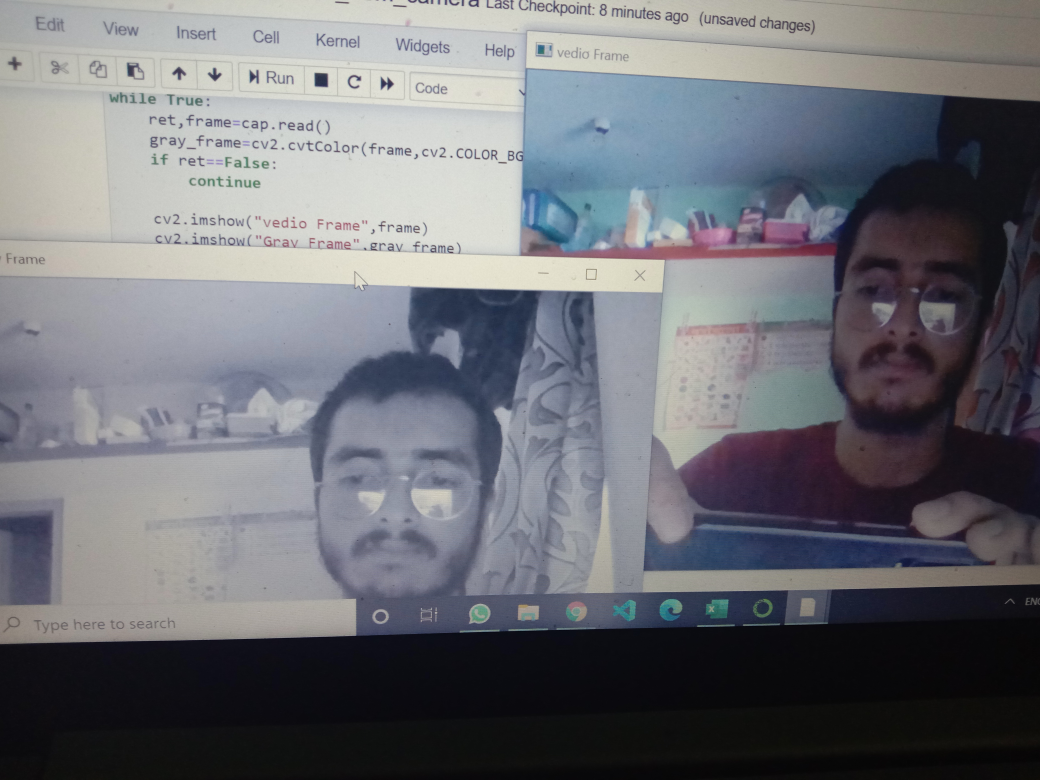
#> input picture face_recognition/IMG_20201004_121018[1].jpg, 4160 x 3120 px, given in place of the camera (shown at 1/4 size)
$ jupyter execute --allow-errors 'Preprocessing_and_geting_info_from_the_video_stream (2).ipynb'   (text cells are left out)
#> lines starting #> are read from the running program, lines starting #| are printed output that depends on the picture
[cell 1]
import cv2
import numpy as np
cap=cv2.VideoCapture(0)

#face detection
face_cascade=cv2.CascadeClassifier("haarcascade_frontalface_alt.xml")

while True:
    ret,frame=cap.read()
#> frame is the input picture: shape (3120, 4160, 3); mean B, G, R 116.9, 111.1, 109.8

    if ret==False:
        continue
    faces=face_cascade.detectMultiScale(frame,1.3,5)
#> faces = [[1216, 1570, 787, 787]]
    print(faces)
#| [[1216 1570  787  787]]

    for face in faces:
        x,y,w,h=face
        cv2.rectangle(frame,(x,y),(x+w,y+h),(0,255,255),2)
#> this loop made 1 pass

    cv2.imshow("Frame",frame)

    key_pressed=cv2.waitKey(1) & 0xFF
#> (key q is pressed here)
    if key_pressed == ord('q'):
        break

cap.release()
cv2.destroyAllWindows()


# In the output we are geting the Frame dimension ,along with the online vedion stream

[cell 2]
import numpy as np
cap=cv2.VideoCapture(0)

#face detection
face_cascade=cv2.CascadeClassifier("haarcascade_frontalface_alt.xml")
skip=0
face_data=[]
dataset_path='./data/'
file_name=input("Enter the name of the person : ")
#> the answer given: IMG_20201004_121018[1].jpg

while True:
    ret,frame=cap.read()

    if ret==False:
        continue

    gray_frame=cv2.cvtColor(frame,cv2.COLOR_BGR2GRAY)
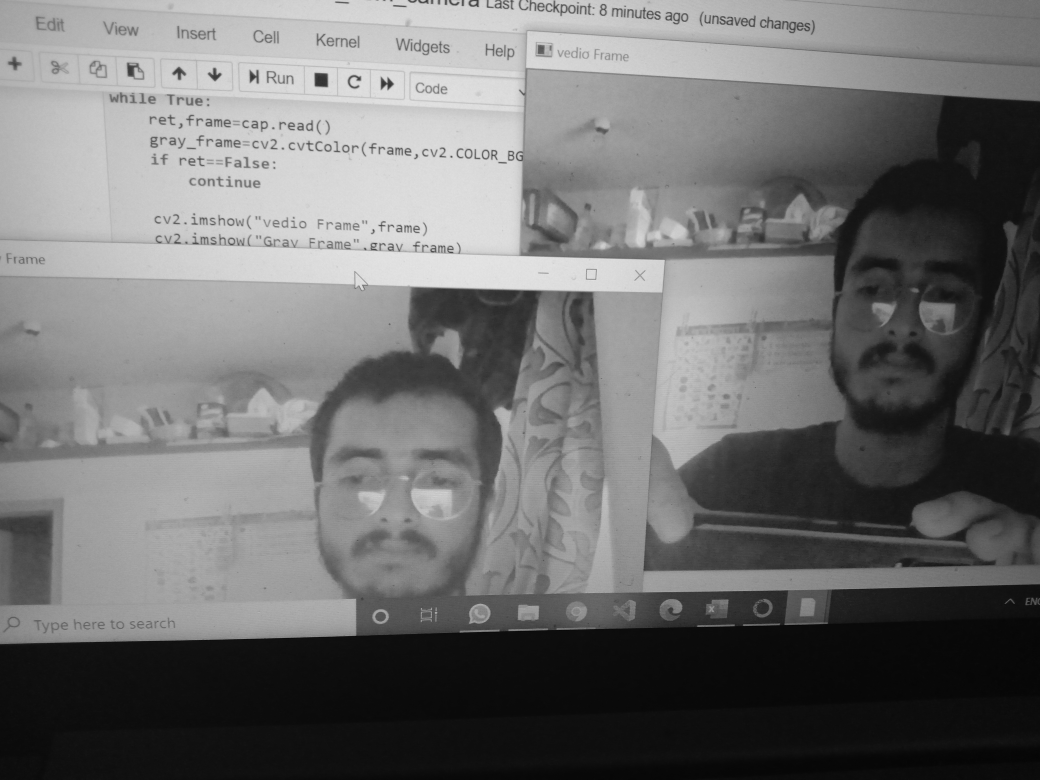
#> gray_frame: shape (3120, 4160) (shown at 1/4 size); min 1, max 235, mean 111.4

    faces=face_cascade.detectMultiScale(frame,1.3,5)
    faces=sorted(faces,key=lambda f:f[2]*f[3])

    #pick the last face( because it is the larges face acc to area(f(2) * f(3))
    for face in faces[-1:]:
        x,y,w,h=face
        cv2.rectangle(frame,(x,y),(x+w,y+h),(0,255,255),2)

        #extract ( crop the required face): region of interst
        offset=10
        face_section=frame[y-offset:y+h+offset,x-offset:x+w+offset]
        face_section=cv2.resize(face_section,(100,100))
        skip+=1
        if skip%10==0:
            face_data.append(face_section)
            print(len(face_data))
#> this loop made 1 pass
#> (x, y, w, h, offset, skip) on pass 1: (1216, 1570, 787, 787, 10, 1)
#> pass 1, `face_section=frame[y-offset:y+h+offset,x-offset:x+w+offset]`:
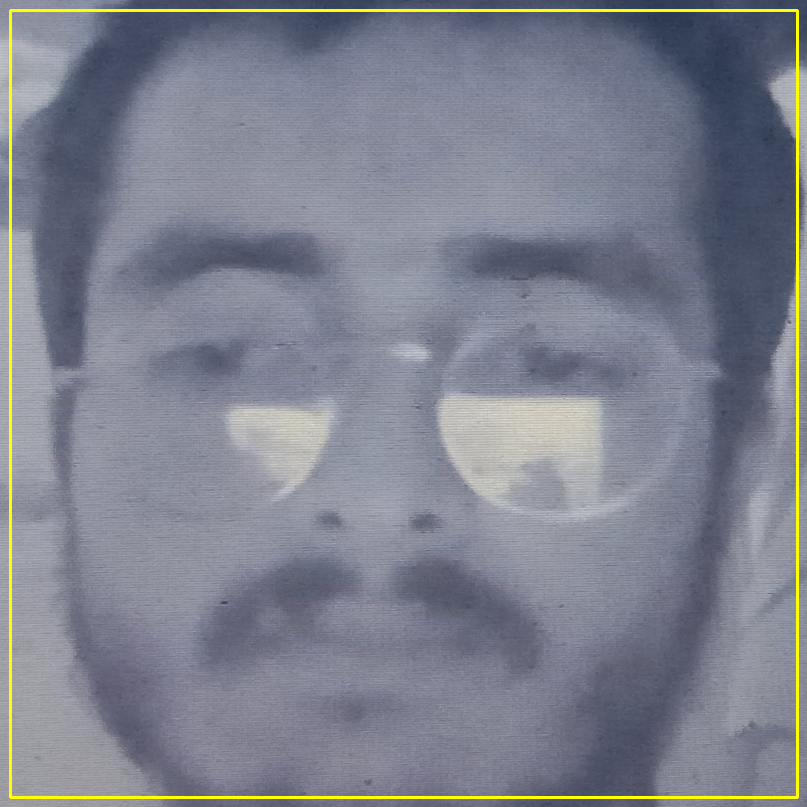
#> face_section: shape (807, 807, 3); mean B, G, R 142, 129.6, 126
#> after the loop, face_data = []; skip = 1


    cv2.imshow("Frame",frame)
    #cv2.imshow("Face section",face_section)
    #stor every 10 face

   # cv2.imshow("face section",face_section)

    key_pressed=cv2.waitKey(1) & 0xFF
#> (key q is pressed here)
    if key_pressed == ord('q'):
        break


#convert our face list arrray into nupy array
face_data=np.asarray(face_data)
#> face_data = empty array
#> (the rest of this cell did not finish here and is left out)
